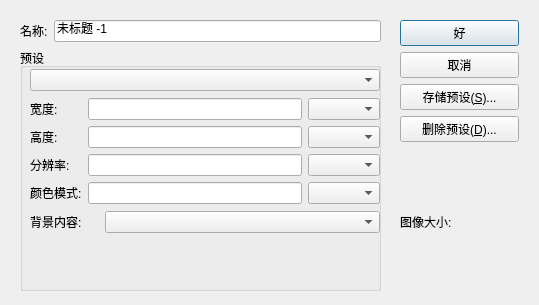
<?xml version="1.0" encoding="UTF-8"?>
<ui version="4.0">
 <class>opsnewfiledialog</class>
 <widget class="QDialog" name="opsnewfiledialog">
  <property name="geometry">
   <rect>
    <x>0</x>
    <y>0</y>
    <width>539</width>
    <height>305</height>
   </rect>
  </property>
  <property name="sizePolicy">
   <sizepolicy hsizetype="Fixed" vsizetype="Fixed">
    <horstretch>0</horstretch>
    <verstretch>0</verstretch>
   </sizepolicy>
  </property>
  <property name="windowTitle">
   <string>新建</string>
  </property>
  <widget class="QWidget" name="">
   <property name="geometry">
    <rect>
     <x>400</x>
     <y>20</y>
     <width>119</width>
     <height>231</height>
    </rect>
   </property>
   <layout class="QVBoxLayout" name="verticalLayout">
    <item>
     <widget class="QPushButton" name="mPushButtonOk">
      <property name="text">
       <string>好</string>
      </property>
     </widget>
    </item>
    <item>
     <widget class="QPushButton" name="mPushButtonCancel">
      <property name="text">
       <string>取消</string>
      </property>
     </widget>
    </item>
    <item>
     <widget class="QPushButton" name="mPushButtonSavePreset">
      <property name="text">
       <string>存储预设(&amp;S)...</string>
      </property>
     </widget>
    </item>
    <item>
     <widget class="QPushButton" name="mPushButtonDeletePreset">
      <property name="text">
       <string>删除预设(&amp;D)...</string>
      </property>
     </widget>
    </item>
    <item>
     <spacer name="verticalSpacer">
      <property name="orientation">
       <enum>Qt::Vertical</enum>
      </property>
      <property name="sizeHint" stdset="0">
       <size>
        <width>20</width>
        <height>40</height>
       </size>
      </property>
     </spacer>
    </item>
    <item>
     <widget class="QLabel" name="label">
      <property name="text">
       <string>图像大小:</string>
      </property>
     </widget>
    </item>
    <item>
     <widget class="QLabel" name="mImageSizeLable">
      <property name="text">
       <string/>
      </property>
     </widget>
    </item>
   </layout>
  </widget>
  <widget class="QWidget" name="">
   <property name="geometry">
    <rect>
     <x>20</x>
     <y>20</y>
     <width>361</width>
     <height>271</height>
    </rect>
   </property>
   <layout class="QVBoxLayout" name="verticalLayout_6" stretch="1,9">
    <item>
     <layout class="QHBoxLayout" name="horizontalLayout_3">
      <item>
       <widget class="QLabel" name="mLableName">
        <property name="text">
         <string>名称:</string>
        </property>
       </widget>
      </item>
      <item>
       <widget class="QLineEdit" name="mLineEditName">
        <property name="text">
         <string>未标题 -1</string>
        </property>
       </widget>
      </item>
     </layout>
    </item>
    <item>
     <widget class="QGroupBox" name="groupBox">
      <property name="title">
       <string>预设</string>
      </property>
      <widget class="QWidget" name="">
       <property name="geometry">
        <rect>
         <x>10</x>
         <y>20</y>
         <width>350</width>
         <height>169</height>
        </rect>
       </property>
       <layout class="QVBoxLayout" name="verticalLayout_5">
        <item>
         <widget class="QComboBox" name="mComboBoxPreset"/>
        </item>
        <item>
         <layout class="QHBoxLayout" name="horizontalLayout">
          <item>
           <layout class="QVBoxLayout" name="verticalLayout_2">
            <item>
             <widget class="QLabel" name="label_3">
              <property name="text">
               <string>宽度:</string>
              </property>
             </widget>
            </item>
            <item>
             <widget class="QLabel" name="label_4">
              <property name="text">
               <string>高度:</string>
              </property>
             </widget>
            </item>
            <item>
             <widget class="QLabel" name="label_5">
              <property name="text">
               <string>分辨率:</string>
              </property>
             </widget>
            </item>
            <item>
             <widget class="QLabel" name="label_6">
              <property name="text">
               <string>颜色模式:</string>
              </property>
             </widget>
            </item>
           </layout>
          </item>
          <item>
           <layout class="QVBoxLayout" name="verticalLayout_3">
            <item>
             <widget class="QLineEdit" name="mLineEditWidth"/>
            </item>
            <item>
             <widget class="QLineEdit" name="mLineEditHeigh"/>
            </item>
            <item>
             <widget class="QLineEdit" name="mLineEditRatio"/>
            </item>
            <item>
             <widget class="QLineEdit" name="mLineEditColorMode"/>
            </item>
           </layout>
          </item>
          <item>
           <layout class="QVBoxLayout" name="verticalLayout_4">
            <item>
             <widget class="QComboBox" name="mComboBoxWidth"/>
            </item>
            <item>
             <widget class="QComboBox" name="mComboBoxHeigh"/>
            </item>
            <item>
             <widget class="QComboBox" name="mComboBoxRatio"/>
            </item>
            <item>
             <widget class="QComboBox" name="mComboBoxColorMode"/>
            </item>
           </layout>
          </item>
         </layout>
        </item>
        <item>
         <layout class="QHBoxLayout" name="horizontalLayout_2" stretch="1,4">
          <item>
           <widget class="QLabel" name="label_7">
            <property name="text">
             <string>背景内容:</string>
            </property>
           </widget>
          </item>
          <item>
           <widget class="QComboBox" name="mComboBoxBackgroud"/>
          </item>
         </layout>
        </item>
       </layout>
      </widget>
     </widget>
    </item>
   </layout>
  </widget>
 </widget>
 <resources/>
 <connections/>
</ui>
